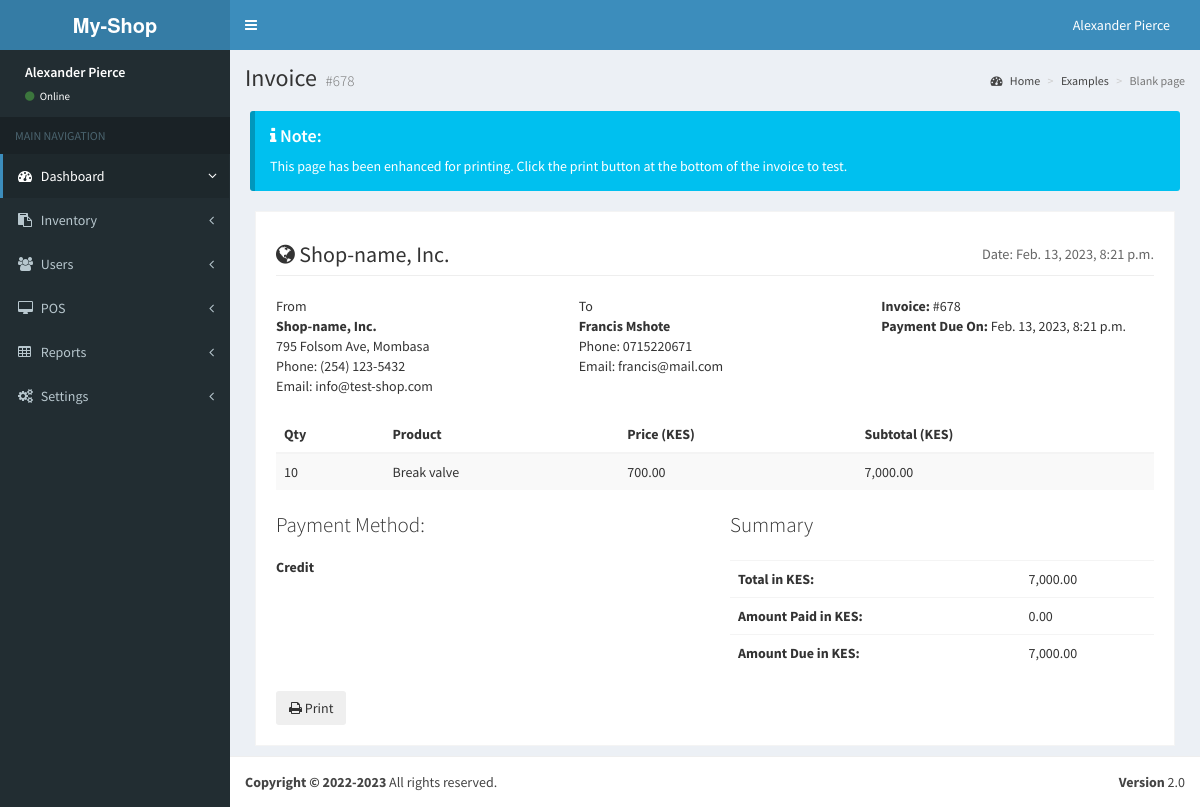
/invoice/15/, run on the app's committed database.
### store/models.py (models this page shows, shortened)
class Bill(models.Model):
	customer = models.ForeignKey(Customer, related_name="bills", on_delete=models.CASCADE, null=True, blank=True)
	payment_method = models.ForeignKey(PaymentMethod, related_name="bills", on_delete=models.CASCADE, null=True, blank=True)
	paid = models.BooleanField(default=False)
	invoice_no = models.CharField(max_length=25, blank=True, null=True)
	processed = models.BooleanField(default=False)
	date_updated = models.DateTimeField(auto_now=True)
	date_created = models.DateTimeField(auto_now_add=True)
	@property
	def get_bill_total(self):
		total = sum([item.sum_total for item in self.bill_items.all()])
		return total
	@property
	def get_total_amount_paid(self):
		total = sum([item.amount_paid for item in self.bill_transactions.all()])
		return total

class Customer(models.Model):
	first_name = models.CharField(max_length=50)
	last_name = models.CharField(max_length=50)
	phone = models.CharField(max_length=15, null=True, blank=True)
	email = models.EmailField(max_length=255, null=True, blank=True)
	date_updated = models.DateTimeField(auto_now=True)
	date_created = models.DateTimeField(auto_now_add=True)

class BillItem(models.Model):
	product = models.ForeignKey(Inventory, related_name="bill_items", on_delete=models.CASCADE, null=True)
	bill = models.ForeignKey(Bill, related_name="bill_items", on_delete=models.CASCADE)
	quantity = models.IntegerField(default=0)
	sum_total = models.FloatField(default=0)
	date_added = models.DateTimeField(auto_now_add=True)
	date_updated = models.DateTimeField(auto_now=True)

class Inventory(models.Model):
	store = models.ForeignKey(Store, related_name="products", on_delete=models.CASCADE, null=True, blank=True)
	category = models.ForeignKey(Category, related_name="products", on_delete=models.SET_NULL, null=True, blank=True)
	name = models.CharField(max_length=25, unique=True)
	description = models.CharField(max_length=255, blank=True)
	price = models.FloatField(blank=True, null=True)
	stock = models.IntegerField(blank=True, null=True)
	date_updated = models.DateTimeField(auto_now=True)
	date_created = models.DateTimeField(auto_now_add=True)

class PaymentMethod(models.Model):
	name = models.CharField(max_length=25, unique=True)
	description = models.CharField(max_length=255, blank=True)
	date_updated = models.DateTimeField(auto_now=True)
	date_created = models.DateTimeField(auto_now_add=True)

### store/views.py (the view)
# urls.py: path("invoice/<int:bill_id>/", views.sales_invoice),
def sales_invoice(request, bill_id):
	context_data = {}
	try:
		del request.session["bill_id"]
	except:
		pass
	active_bill = Bill.objects.get(id=bill_id)
	active_bill.processed = True
	active_bill.save()
	context_data["active_bill"] = active_bill
	context_data["date_now"] = datetime.datetime.now()
	context_data["amount_due"] = active_bill.get_bill_total - active_bill.get_total_amount_paid
	return render(request, "store/invoice.html", context_data)

### templates/store/invoice.html (shortened to what this page needs)
{% extends "base.html" %}
{% load humanize %}
{% block page_content %}
      <div class="content-wrapper">
        <section class="content-header">
          <h1>
            Invoice
            <small>{{active_bill.invoice_no}}</small>
          </h1>
          <ol class="breadcrumb">
            <li><a href="#"><i class="fa fa-dashboard"></i> Home</a></li>
            <li><a href="#">Examples</a></li>
            <li class="active">Blank page</li>
          </ol>
        </section>
        <div class="pad margin no-print">
          <div class="callout callout-info" style="margin-bottom: 0!important;">
            <h4><i class="fa fa-info"></i> Note:</h4>
            This page has been enhanced for printing. Click the print button at the bottom of the invoice to test.
          </div>
        </div>
        <section class="invoice">
          <div class="row">
            <div class="col-xs-12">
              <h2 class="page-header">
                <i class="fa fa-globe"></i> Shop-name, Inc.
                <small class="pull-right">Date: {{date_now}}</small>
              </h2>
            </div>
          </div>
          <div class="row invoice-info">
            <div class="col-sm-4 invoice-col">
              From
              <address>
                <strong>Shop-name, Inc.</strong><br>
                795 Folsom Ave, Mombasa<br>
                Phone: (254) 123-5432<br/>
                Email: info@test-shop.com
              </address>
            </div>
            <div class="col-sm-4 invoice-col">
              To
              <address>
                <strong>{{active_bill.customer.first_name}} {{active_bill.customer.last_name}}</strong><br>
                Phone: {{active_bill.customer.phone}}<br/>
                Email: {{active_bill.customer.email}}
              </address>
            </div>
            <div class="col-sm-4 invoice-col">
              <b>Invoice:</b> {{active_bill.invoice_no}}<br/>
              <b>Payment Due On:</b> {{date_now}}<br/>
            </div>
          </div>
          <div class="row">
            <div class="col-xs-12 table-responsive">
              <table class="table table-striped">
                <thead>
                  <tr>
                    <th>Qty</th>
                    <th>Product</th>
                    <th>Price (KES)</th>
                    <th>Subtotal (KES)</th>
                  </tr>
                </thead>
                <tbody>
                  {% for item in active_bill.bill_items.all %}
                  <tr>
                    <td>{{item.quantity}}</td>
                    <td>{{item.product.name}}</td>
                    <td>{{item.product.price | floatformat:2 | intcomma}}</td>
                    <td>{{item.sum_total | floatformat:2 | intcomma}}</td>
                  </tr>
                  {% endfor %}
                </tbody>
              </table>
            </div>
          </div>
          <div class="row">
            <div class="col-xs-6">
              <p class="lead">Payment Method:</p>
              <h5><b>{{active_bill.payment_method.name | capfirst}}</b></h5>
            </div>
            <div class="col-xs-6">
              <p class="lead">Summary</p>
              <div class="table-responsive">
                <table class="table">
                  <tr>
                    <th>Total in KES:</th>
                    <td>{{active_bill.get_bill_total | floatformat:2 | intcomma}}</td>
                  </tr>
                  <tr>
                    <th>Amount Paid in KES:</th>
                    <td>{{active_bill.get_total_amount_paid | floatformat:2 | intcomma}}</td>
                  </tr>
                  <tr>
                    <th>Amount Due in KES:</th>
                    <td>{{amount_due | floatformat:2 | intcomma}}</td>
                  </tr>
                </table>
              </div>
            </div>
          </div>
          <div class="row no-print">
            <div class="col-xs-12">
              <button class="btn btn-secondary" onclick="window.print();"><i class="fa fa-print"></i> Print</button>
            </div>
          </div>
        </section>
      </div>
{% endblock page_content %}

### data on the page
Bill: invoice_no "#678", customer.first_name "Francis", customer.last_name "Mshote", customer.phone "0715220671", customer.email "francis@mail.com", payment_method.name "Credit", get_bill_total "7,000.00", get_total_amount_paid "0.00"
BillItem: quantity "10", product.name "Break valve", product.price "700.00", sum_total "7,000.00"

### other printed values
{{ date_now }} "Feb. 13, 2023, 8:21 p.m."
{{ amount_due | floatformat:2 | intcomma }} "7,000.00"
